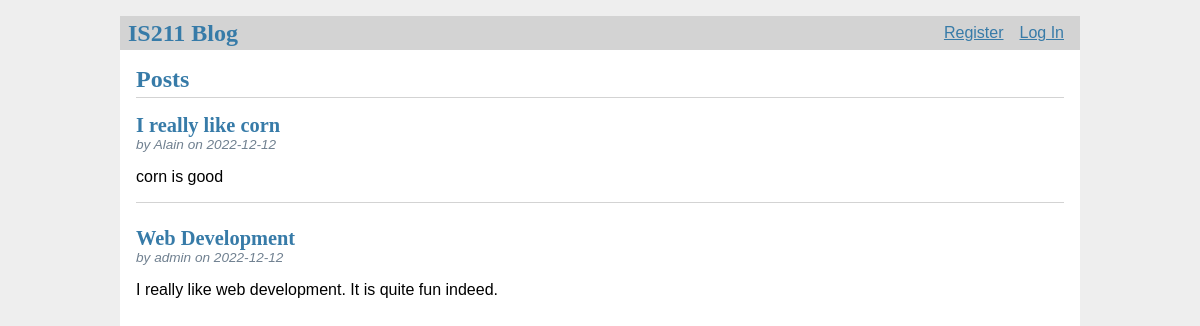
The app's page /, older data.
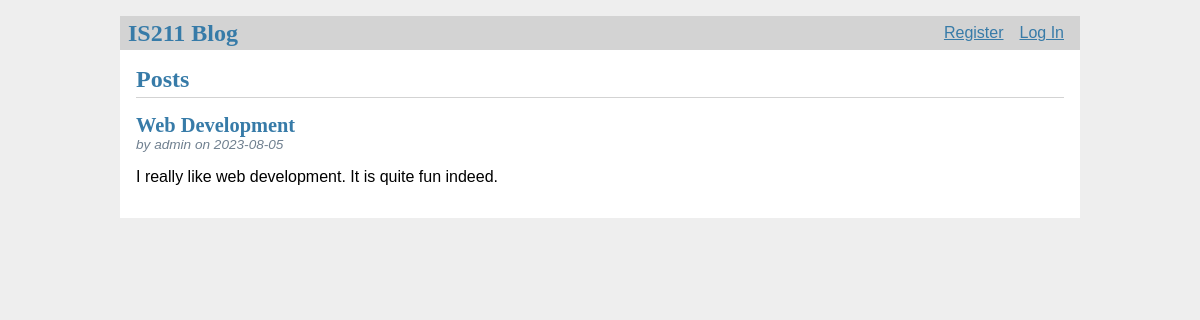
The same page, newer data.
### tables this page shows
CREATE TABLE post (
  id INTEGER PRIMARY KEY AUTOINCREMENT,
  author_id INTEGER NOT NULL,
  created TIMESTAMP NOT NULL DEFAULT CURRENT_TIMESTAMP,
  title TEXT NOT NULL,
  body TEXT NOT NULL,
  FOREIGN KEY (author_id) REFERENCES user (id)
);

CREATE TABLE user (
  id INTEGER PRIMARY KEY AUTOINCREMENT,
  username TEXT UNIQUE NOT NULL,
  password TEXT NOT NULL
);

### IS211_FinalProject.py (the view)
@app.route('/')
def dashboard():
    db = get_db()
    posts = db.execute(
        "SELECT p.id, title, body, created, author_id, username"
        " FROM post p JOIN user u ON p.author_id = u.id"
        " ORDER BY created DESC"
    ).fetchall()
    return render_template('dashboard.html', posts=posts)

### IS211_FinalProject.py (called while the page is built)
def get_db():
    db = lite.connect(
        app.config['DATABASE'],
        detect_types=lite.PARSE_DECLTYPES
        )
    db.row_factory = lite.Row
    return db

@app.before_request
def load_logged_in_user():
    user_id = session.get('user_id')
    if user_id is None:
        g.user = None
    else:
        g.user = get_db().execute(
            'SELECT * FROM user WHERE id = ?', (user_id,)
        ).fetchone()

### templates/dashboard.html (shortened to what this page needs)
{% extends 'base.html' %}
{% block header %}
  <h1>{% block title %}Posts{% endblock %}</h1>
{% endblock %}
{% block content %}
  {% for post in posts %}
    <article class="post">
      <header>
        <div>
          <h1>{{ post['title'] }}</h1>
          <div class="about">by {{ post['username'] }} on {{ post['created'].strftime('%Y-%m-%d') }}</div>
        </div>
      </header>
      <p class="body">{{ post['body'] }}</p>
    </article>
    {% if not loop.last %}
      <hr>
    {% endif %}
  {% endfor %}
{% endblock %}

Row changes from the older to the newer data that the page shows:
removed post: title "I really like corn", username "Alain", created "2022-12-12", body "corn is good"
changed post "Web Development": created "2022-12-12" → "2023-08-05"
